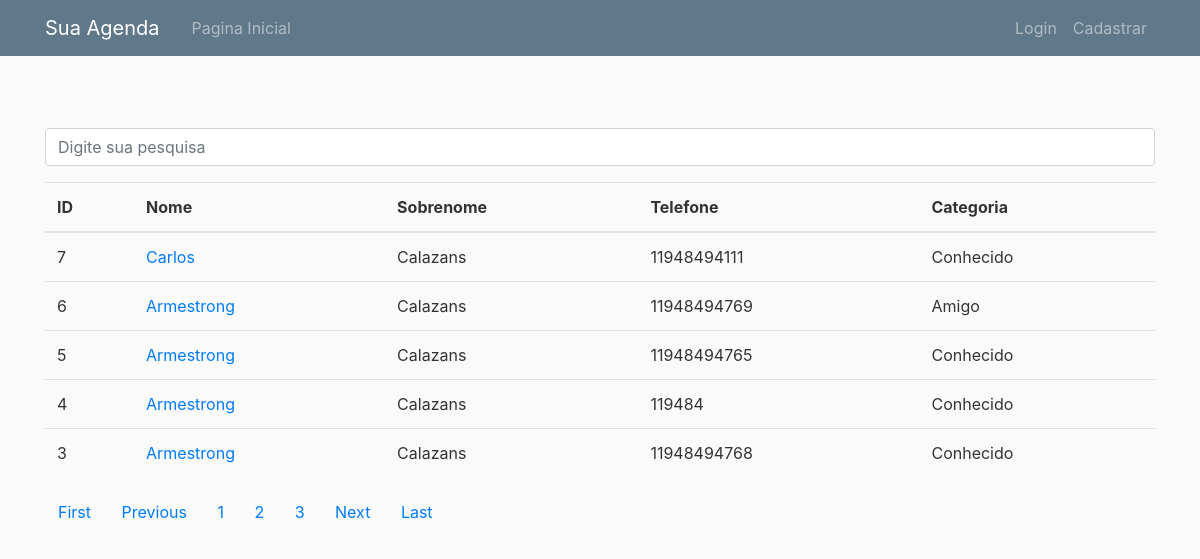
The app's page /usuario/arms?page=2 with its own data.
### contatos/models.py (models this page shows, shortened)
class Contato(models.Model):
    class Categoria(models.TextChoices):
        FAMILIA = "Família"
        AMIGO = "Amigo"
        CONHECIDO = "Conhecido"
        VIZINHO = "Vizinho(a)"
    criador = models.ForeignKey(User, on_delete=models.CASCADE)
    nome = models.CharField(max_length=40)
    sobrenome = models.CharField(max_length=40, blank=True)
    telefone = models.CharField(max_length=40)
    email = models.CharField(max_length=40, blank=True)
    data_criacao = models.DateTimeField(default=timezone.now)
    descricao = models.TextField(blank=True)
    categoria = models.CharField(max_length=50, choices=Categoria.choices, default=Categoria.CONHECIDO)
    mostrar = models.BooleanField(default=True)
    foto = models.ImageField(default='default.jpg', upload_to='pictures/%Y/%m/%d')

### contatos/views.py (the view)
# urls.py: path('usuario/<str:username>', MeusContatos.as_view(), name='usuario-contato'),
class MeusContatos(ListView):
    model = Contato
    template_name = 'tmpl_contatos/meus_contatos.html'
    context_object_name = 'posts'
    paginate_by = 5
    def get_queryset(self):
        user = get_object_or_404(User, username=self.kwargs.get('username'))
        return Contato.objects.filter(criador=user).order_by('-data_criacao')

### contatos/templates/tmpl_contatos/meus_contatos.html (shortened to what this page needs)
{% extends 'base.html' %}
{%block 'conteudo' %}
  {% if 'accounts' not in request.path %}
    <br><br>
    <form method="get" action="{% url 'busca' %}">
        <div class="form-group row">
            <div class="col-12">
                <input class="form-control"
                       type="search" value="{{ request.GET.termo }}"
                       id="search-input"
                       placeholder="Digite sua pesquisa"
                       name="termo">
            </div>
        </div>
    </form>
{%endif%}
<div class="table-responsive-xl">
<table class="table">
    <thead>
    <tr>
        <th>ID</th>
        <th  scope="col">Nome</th>
        <th  scope="col">Sobrenome</th>
        <th  scope="col">Telefone</th>
        <th  scope="col">Categoria</th>
    </tr>
    </thead>
    <tbody>
    {% for post in posts %}
    <tr scope="row">
        <td>{{post.id}}</td>
        <td>
            <a href="{% url 'ver_contato' post.id %}">{{post.nome}}</a>
        </td>
        <td>{{post.sobrenome}}</td>
        <td>{{post.telefone}}</td>
        <td>{{post.categoria}}</td>
    </tr>
    {% endfor %}
    </tbody>
</table>
</div>
    {% if is_paginated %}
        {% if page_obj.has_previous %}
            <a class="btn bnt-outline-info mb-4" href="?page=1">First</a>
            <a class="btn bnt-outline-info mb-4" href="?page={{page_obj.previous_page_number}}">Previous</a>
        {% endif %}
        {% for num in page_obj.paginator.page_range %}
            {% if page_obj.number == num %}
                <a class="btn bnt-info mb-4" href="?page={{ num }}">{{ num }}</a>
            {% elif num > page_obj.number|add:'-3' and num < page_obj.number|add:'3' %}
                <a class="btn bnt-outline-info mb-4" href="?page={{ num }}">{{ num }}</a>
            {% endif %}
        {% endfor %}
        {% if page_obj.has_next %}
            <a class="btn bnt-outline-info mb-4" href="?page={{page_obj.next_page_number}}">Next</a>
            <a class="btn bnt-outline-info mb-4" href="?page={{page_obj.paginator.num_pages}}">Last</a>
        {% endif %}
    {% endif %}
{% endblock %}

### templates/static/main.css (style rules this page uses)
body { background: #fafafa; color: #333333; margin-top: 5rem; }

### records on screen
Contato: id "7", nome "Carlos", sobrenome "Calazans", telefone "11948494111", categoria "Conhecido"
Contato: id "6", nome "Armestrong", sobrenome "Calazans", telefone "11948494769", categoria "Amigo"
Contato: id "5", nome "Armestrong", sobrenome "Calazans", telefone "11948494765", categoria "Conhecido"
Contato: id "4", nome "Armestrong", sobrenome "Calazans", telefone "119484", categoria "Conhecido"
Contato: id "3", nome "Armestrong", sobrenome "Calazans", telefone "11948494768", categoria "Conhecido"

### other values on screen
{{ num }} "1" "3"
{{ num }} "2"
